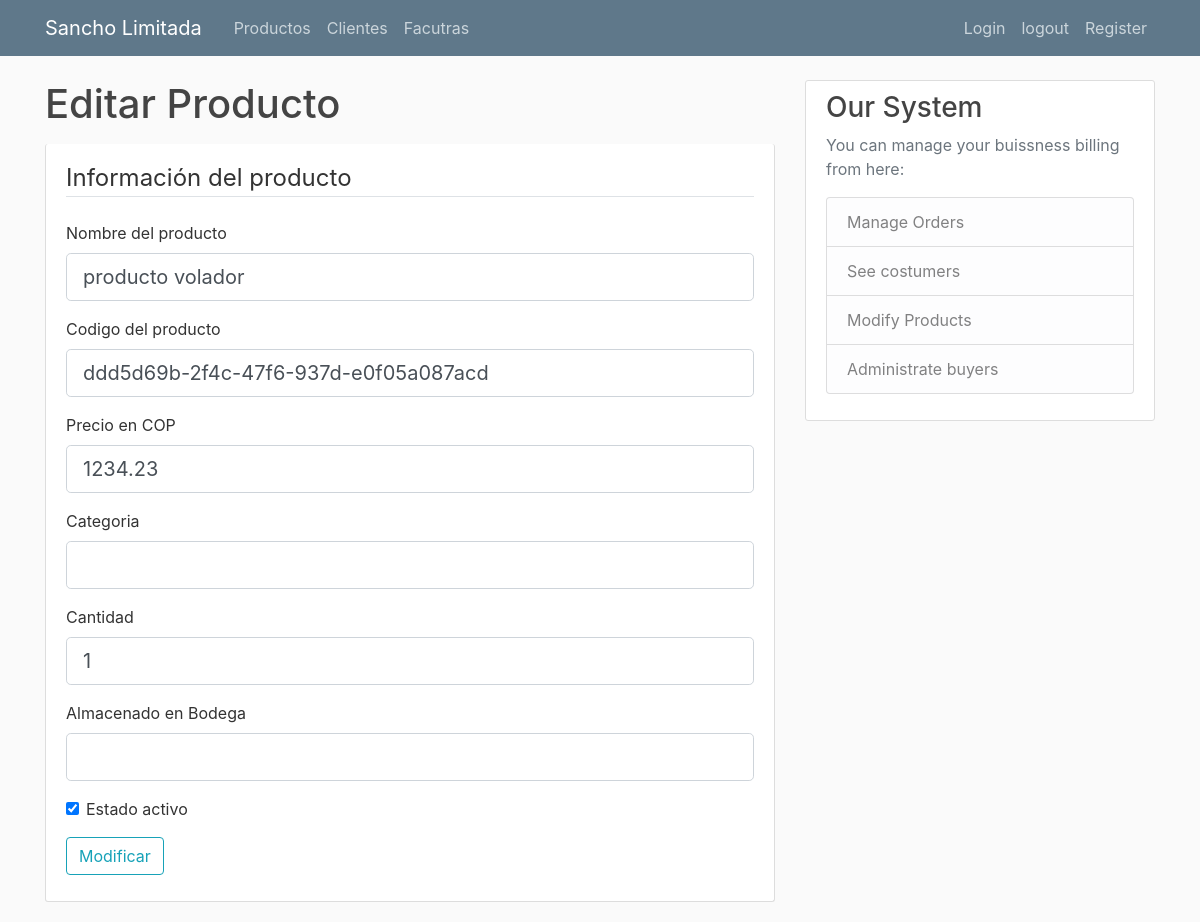
Screenshot of /productos/6 (signed in) with the database file from the repository.
### SanchoApp/databaseModel.py (models this page shows, shortened)
class Producto(db.Model):
    __tablename__="productos"
    relacion_facturas = relationship("Factura",
                            secondary=relacion_productos_facturas,
                            back_populates="relacion_productos")
    id = db.Column(db.Integer, primary_key=True)
    nombre = db.Column(db.String(100), nullable=False)
    codigo = db.Column(db.String(100), nullable=False, unique=True)
    precio = db.Column(db.String(10), nullable=False)
    cantidad = db.Column(db.Integer, nullable=False, default=1)
    categoria = db.Column(db.String(100), nullable=True)
    bodega = db.Column(db.String(100), nullable=True)
    estado_activo = db.Column(db.Boolean(), nullable=False, default=True)

### SanchoApp/flaskRoutes.py (the view)
    @app.route("/productos/<string:id>",  methods=['GET', 'POST'])
    @login_required
    def update_products(id):
        product_to_edit = Producto.query.get(id)
        if product_to_edit is None:
            return "404"
        else:
            form = UpdateProductForm(
                nombre=product_to_edit.nombre,
                codigo=product_to_edit.codigo,
                precio=float(product_to_edit.precio),
                categoria=product_to_edit.categoria,
                cantidad=product_to_edit.cantidad,
                bodega=product_to_edit.bodega,
                estado_activo=product_to_edit.estado_activo
            )
            if form.validate_on_submit():
                product_to_edit.nombre = form.nombre.data
                product_to_edit.codigo = form.codigo.data
                product_to_edit.categoria = form.categoria.data
                product_to_edit.cantidad = form.cantidad.data
                product_to_edit.bodega = form.bodega.data
                product_to_edit.estado_activo = form.estado_activo.data
                db.session.commit()
                flash(f'Product: {product_to_edit} updated!', 'success')
                return redirect(url_for('productos'))
            else:
                return render_template('productos_editar.html', title='Editar Producto', form=form)

### SanchoApp/flaskForms.py
class UpdateProductForm(FlaskForm):
    nombre = StringField('Nombre del producto', validators=[DataRequired()])
    codigo = StringField('Codigo del producto', validators=[DataRequired()])
    precio = DecimalField('Precio en COP', validators=[DataRequired()])
    cantidad = IntegerField('Cantidad', default=1)
    categoria = StringField('Categoria', default="")
    bodega = StringField('Almacenado en Bodega', default="")
    estado_activo = BooleanField('Estado activo', default=True)
    submit = SubmitField('Modificar')

### SanchoApp/flaskRoutes.py (called while the page is built)
@login_manager.user_loader
def load_user(user_id):
    return User.query.get(int(user_id))

### SanchoApp/templates/productos_editar.html (shortened to what this page needs)
{% extends "layout.html" %}
{% block content %}
<h1 class="mb-3">Editar Producto</h1>
<div class="content-section border-top-0 pt-3">
  <form method="POST" action="">
    <fieldset class="form-group">
      <legend class="border-bottom mb-4">Información del producto</legend>
      <div class="form-group">
        {{ form.nombre.label(class="form-control-label") }}
        {% if form.nombre.errors %}
        {{ form.nombre(class="form-control form-control-lg is-invalid") }}
        <div class="invalid-feedback">
          {% for error in form.nombre.errors %}
          <span>{{ error }}</span>
          {% endfor %}
        </div>
        {% else %}
        {{ form.nombre(class="form-control form-control-lg") }}
        {% endif %}
      </div>
      <div class="form-group">
        {{ form.codigo.label(class="form-control-label") }}
        {% if form.codigo.errors %}
        {{ form.codigo(class="form-control form-control-lg is-invalid") }}
        <div class="invalid-feedback">
          {% for error in form.codigo.errors %}
          <span>{{ error }}</span>
          {% endfor %}
        </div>
        {% else %}
        {{ form.codigo(class="form-control form-control-lg") }}
        {% endif %}
      </div>
      <div class="form-group">
        {{ form.precio.label(class="form-control-label") }}
        {% if form.precio.errors %}
        {{ form.precio(class="form-control form-control-lg is-invalid") }}
        <div class="invalid-feedback">
          {% for error in form.precio.errors %}
          <span>{{ error }}</span>
          {% endfor %}
        </div>
        {% else %}
        {{ form.precio(class="form-control form-control-lg") }}
        {% endif %}
      </div>
      <div class="form-group">
        {{ form.categoria.label(class="form-control-label") }}
        {% if form.categoria.errors %}
        {{ form.categoria(class="form-control form-control-lg is-invalid") }}
        <div class="invalid-feedback">
          {% for error in form.categoria.errors %}
          <span>{{ error }}</span>
          {% endfor %}
        </div>
        {% else %}
        {{ form.categoria(class="form-control form-control-lg") }}
        {% endif %}
      </div>
      <div class="form-group">
        {{ form.cantidad.label(class="form-control-label") }}
        {% if form.cantidad.errors %}
        {{ form.cantidad(class="form-control form-control-lg is-invalid") }}
        <div class="invalid-feedback">
          {% for error in form.cantidad.errors %}
          <span>{{ error }}</span>
          {% endfor %}
        </div>
        {% else %}
        {{ form.cantidad(class="form-control form-control-lg") }}
        {% endif %}
      </div>
      <div class="form-group">
        {{ form.bodega.label(class="form-control-label") }}
        {% if form.bodega.errors %}
        {{ form.bodega(class="form-control form-control-lg is-invalid") }}
        <div class="invalid-feedback">
          {% for error in form.bodega.errors %}
          <span>{{ error }}</span>
          {% endfor %}
        </div>
        {% else %}
        {{ form.bodega(class="form-control form-control-lg") }}
        {% endif %}
      </div>
      <div class="form-check">
        {{ form.estado_activo(class="form-check-input") }}
        {{ form.estado_activo.label(class="form-check-label") }}
      </div>
    </fieldset>
    <div class="form-group">
      {{ form.submit(class="btn btn-outline-info") }}
    </div>
  </form>
</div>
{% endblock content %}

### SanchoApp/static/main.css (style rules this page uses)
body { background: #fafafa; color: #333333; margin-top: 5rem; }
h1, h2, h3, h4, h5, h6 { color: #444444; }
.content-section { background: #ffffff; padding: 10px 20px; border: 1px solid #dddddd; border-radius: 3px; margin-bottom: 20px; }

### rows the page displays
Producto: nombre "producto volador", codigo "ddd5d69b-2f4c-47f6-937d-e0f05a087acd", precio "1234.23", cantidad "1", estado_activo "☑"
